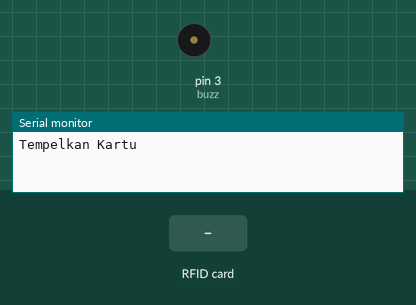
This sketch was run on a simulated Arduino Uno, built with avr-gcc and run on an emulated ATmega328P. Shown: buzzer (waves = sounding, pin HIGH), the last lines printed to the serial monitor. The test bench sets the inputs (shaded band). Pins used as bus, display or sensor lines are not drawn.

Above: at 1.2 s.
1.3 s: RFID card 04 51 67 32 88 5B 80 held to the reader
At 1.4 s:
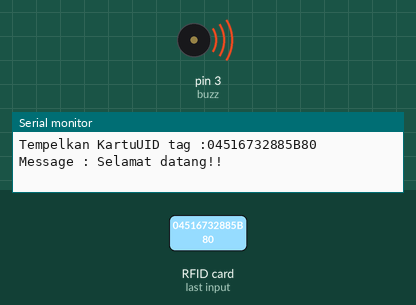
3.4 s: RFID card 65 B0 7B 28 held to the reader
At 7.3 s:
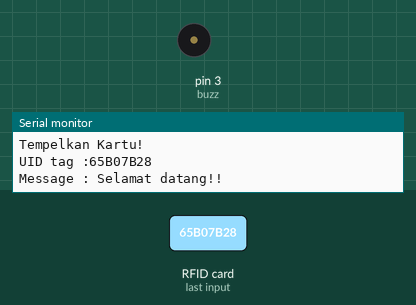
Timing chart, 0 to 8.8 s (numbered marks = the images above; inputs shaded):
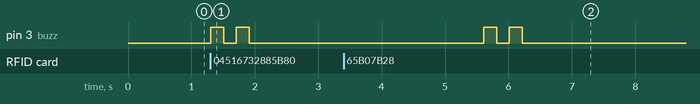

The sketch:

RFID.ino
```cpp
//Download dan masukan Library MFRC522
#include <SPI.h>
#include <MFRC522.h>
//Inisialisasi pembuatan variable
#define SS_PIN 10
#define RST_PIN 9
MFRC522 mfrc522(SS_PIN, RST_PIN);
int buzz=3;
int kunci=0;
void setup() {
 //Menentukan Fungsionalitas dari PIN pada Microcontroller
 Serial.begin(115200); //baudrate yang digunakan untuk komunikasi microcontroller dengan komputer
 SPI.begin(); // Initiate SPI bus
 mfrc522.PCD_Init(); // Initiate MFRC522
 pinMode(buzz,OUTPUT);
 Serial.print("Tempelkan Kartu");
}
void loop() {
 //Program yang akan dijalankan berulang-ulang
 if ( ! mfrc522.PICC_IsNewCardPresent()) {return;}
 // Select one of the cards
 if ( ! mfrc522.PICC_ReadCardSerial()) {return;}

 //Show UID on serial monitor
 Serial.print("UID tag :");
 String content= "";
 byte letter;
 for (byte i = 0; i < mfrc522.uid.size; i++)
 {
 Serial.print(mfrc522.uid.uidByte[i] < 0x10 ? "0" : "");
 Serial.print(mfrc522.uid.uidByte[i], HEX);
 content.concat(String(mfrc522.uid.uidByte[i] < 0x10 ? "0" : ""));
 content.concat(String(mfrc522.uid.uidByte[i], HEX));
 }
 Serial.println();
 Serial.print("Message : ");
 content.toUpperCase();

 if (content == "04516732885B80") //Sesuaikan dengan ID kartu anda
 {
 Serial.println("Selamat datang!!");
 buzzOke();
 delay(3000);
 kunci=1;
 }
  else if (content == "65B07B28" and kunci) //Sesuaikan dengan ID kartu anda
 {
 Serial.println("Selamat datang!!");
 buzzOke();
 delay(3000);
 }else{
 Serial.println("Kartu Belum Terdaftar!");
 buzzGagal();
 }
 Serial.println("Tempelkan Kartu!");
 delay(500); //Jeda waktu perulagan seama 500 mili detik
}

void buzzOke(){
   digitalWrite(buzz,HIGH);
 delay(200);
 digitalWrite(buzz,LOW);
 delay(200);
  digitalWrite(buzz,HIGH);
 delay(200);
 digitalWrite(buzz,LOW);
 delay(200);
}
void buzzGagal(){
   digitalWrite(buzz,HIGH);
 delay(800);
 digitalWrite(buzz,LOW);
 delay(3000);
}
```

Measured:
- after the input at 1.3 s, pin 3 (buzz): alternates HIGH for 0.20 s and LOW for 0.20 s, 4 changes in all, then stays LOW, starting at once
- after the input at 3.4 s, pin 3 (buzz): alternates HIGH for 0.20 s and LOW for 0.20 s, 4 changes in all, then stays LOW, starting after 2.2 s
